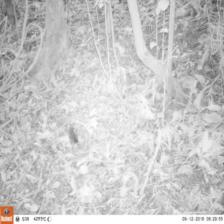
#> input picture data/sequence_observation/11374_3-1.JPG, 224 x 224 px, given in place of ., which was not available
$ python -i generate_optical_flow_images.py   (imports and definitions only)
#> lines starting #> are read from the running program, lines starting #| are printed output that depends on the picture; after the words box and inside, x2 and y2 are one past the last pixel; in counts of white or black regions, pixels touching at a corner belong together; pictures that were not available may be replaced by others from this repository, and a replacement may not be noted
#!python
# -*- coding: utf-8 -*-

"""
Generate optical flow images for the sequences.

"""

from joblib import Parallel, delayed

import argparse
import cv2
import numpy as np
import os
import pandas as pd
import time


def get_args():
    parser = argparse.ArgumentParser(description="Generate optical flow images.")

    parser.add_argument('--metadata-file',
                        required=True,
                        help="The path to the file containing the images metadata.")
    parser.add_argument('--images-dir',
                        required=True,
                        help="The path to the directory containing the images.")
    parser.add_argument('--out-dir',
                        required=True,
                        help="The path to the output dir to which the optical flow images need to be written.")

    args = parser.parse_args()
    return args


def get_flow_rgb_images(sequence_frame_paths, flag=cv2.OPTFLOW_FARNEBACK_GAUSSIAN):
    """
    Compute Dense Optical Flow using Gunner Farneback’s algorithm (BGR velocity image)
    computed from prev_frame and current_frame.

    :param sequence_frame_paths: List of the paths to the frames belonging to a sequence of images.
    :param flag: Chose from [0, cv2.OPTFLOW_USE_INITIAL_FLOW, cv2.OPTFLOW_FARNEBACK_GAUSSIAN].
        Default: cv2.OPTFLOW_FARNEBACK_GAUSSIAN.
    :return: (average_flow_rgb_image, list_of_all_flow_rgb_images)
        Note: The list_of_all_flow_rgb_images contains 'n-1' images if sequence_frame_names contains 'n' images.

    """
#> called with flag = 256
    # Initialize the first frame as reference frame.
    prev_frame = cv2.imread(sequence_frame_paths[0])
#> prev_frame is the input picture: shape (224, 224, 3); mean B, G, R 199.5, 199.7, 200.1
    prev_frame_gray = cv2.cvtColor(prev_frame, cv2.COLOR_BGR2GRAY)

    # Placeholders to store flow_rgb images and average flow_rgb image.
    flow_rgb_images = []
    avg_flow_rgb = np.zeros_like(prev_frame)
    num_flows = len(sequence_frame_paths) - 1  # There will be 1 less flow image as first image is a reference image.

    # Initialize HSV image to store and convert flow output to RGB image.
    hsv = np.zeros_like(prev_frame)
    hsv[..., 1] = 255

    # Produce flow_output_rgb images.
    for current_frame_name in sequence_frame_paths[1:]:
        current_frame_gray = cv2.cvtColor(cv2.imread(current_frame_name), cv2.COLOR_BGR2GRAY)
        flow = cv2.calcOpticalFlowFarneback(prev_frame_gray, current_frame_gray, None, 0.5, 3, 15, 3, 5, 1.2, flag)
        mag, ang = cv2.cartToPolar(flow[...,0], flow[...,1])
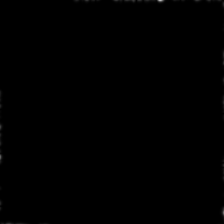
#> mag: shape (224, 224) float32; min 0, max 0.719, mean 0.00115
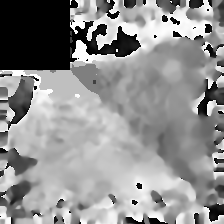
#> ang: shape (224, 224) float32; min 0, max 6.28, mean 3.56; drawn with min black and max white
        hsv[..., 0] = ang*180/np.pi/2
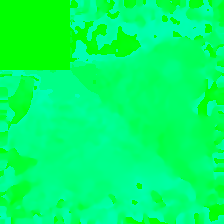
#> hsv: shape (224, 224, 3); mean of channels 0, 1, 2 101.6, 255, 0; drawn as B, G, R
        hsv[..., 2] = cv2.normalize(mag,None,0,255,cv2.NORM_MINMAX)
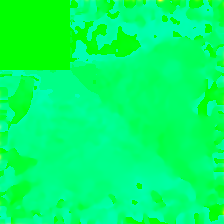
#> hsv: shape (224, 224, 3); 2.95% of pixels changed, all inside (x1, y1, x2, y2) = (0, 0, 224, 224); drawn as B, G, R
        cur_flow_rgb = cv2.cvtColor(hsv,cv2.COLOR_HSV2BGR)  # Actually BGR (not RGB) but essentially same information.

        flow_rgb_images.append(cur_flow_rgb)
        avg_flow_rgb = avg_flow_rgb + (cur_flow_rgb / num_flows)

        prev_frame_gray = current_frame_gray
#> pass 2 of the loop in get_flow_rgb_images, `for current_frame_name in sequence_frame_paths[1:]:`:
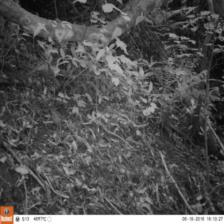
#> input picture data/sequence_observation/1200_1-0.JPG, 224 x 224 px, given in place of , which was not available
#> in get_flow_rgb_images, `hsv[..., 2] = cv2.normalize(mag,None,0,255,cv2.NORM_MINMAX)`:
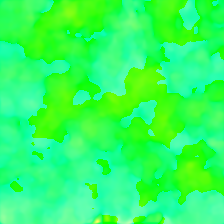
#> hsv: shape (224, 224, 3); mean of channels 0, 1, 2 96.2, 255, 46.9; drawn as B, G, R
#> in get_flow_rgb_images, `cur_flow_rgb = cv2.cvtColor(hsv,cv2.COLOR_HSV2BGR)`:
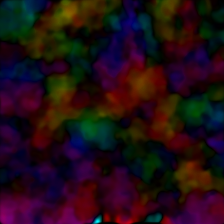
#> cur_flow_rgb: shape (224, 224, 3); mean B, G, R 20.9, 14.1, 34.3

    # Round off the average flow rgb image.
    avg_flow_rgb = np.array(np.round(avg_flow_rgb), dtype=np.uint8)

    return avg_flow_rgb, flow_rgb_images


def run_optical_flow_generation(data_row, images_dir, out_dir):
    seq_id = data_row["sequence"]
    image_paths = [os.path.join(images_dir, x) for x in (data_row.image1, data_row.image2, data_row.image3)]

    avg_flow_image, flow_images = get_flow_rgb_images(image_paths, flag=cv2.OPTFLOW_FARNEBACK_GAUSSIAN)

    # Save the flow images, and the average flow image.
    for i, cur_flow_image in enumerate(flow_images):
        cv2.imwrite(os.path.join(out_dir, "%s_opticalflowGF_%s.png" % (seq_id, i + 1)), cur_flow_image)

    cv2.imwrite(os.path.join(out_dir, "%s_opticalflowGF_%s.png" % (seq_id, "average")), avg_flow_image)


# [17 lines not run here, left out]

#> (the run stopped early here; a loop or call above may not have finished)
